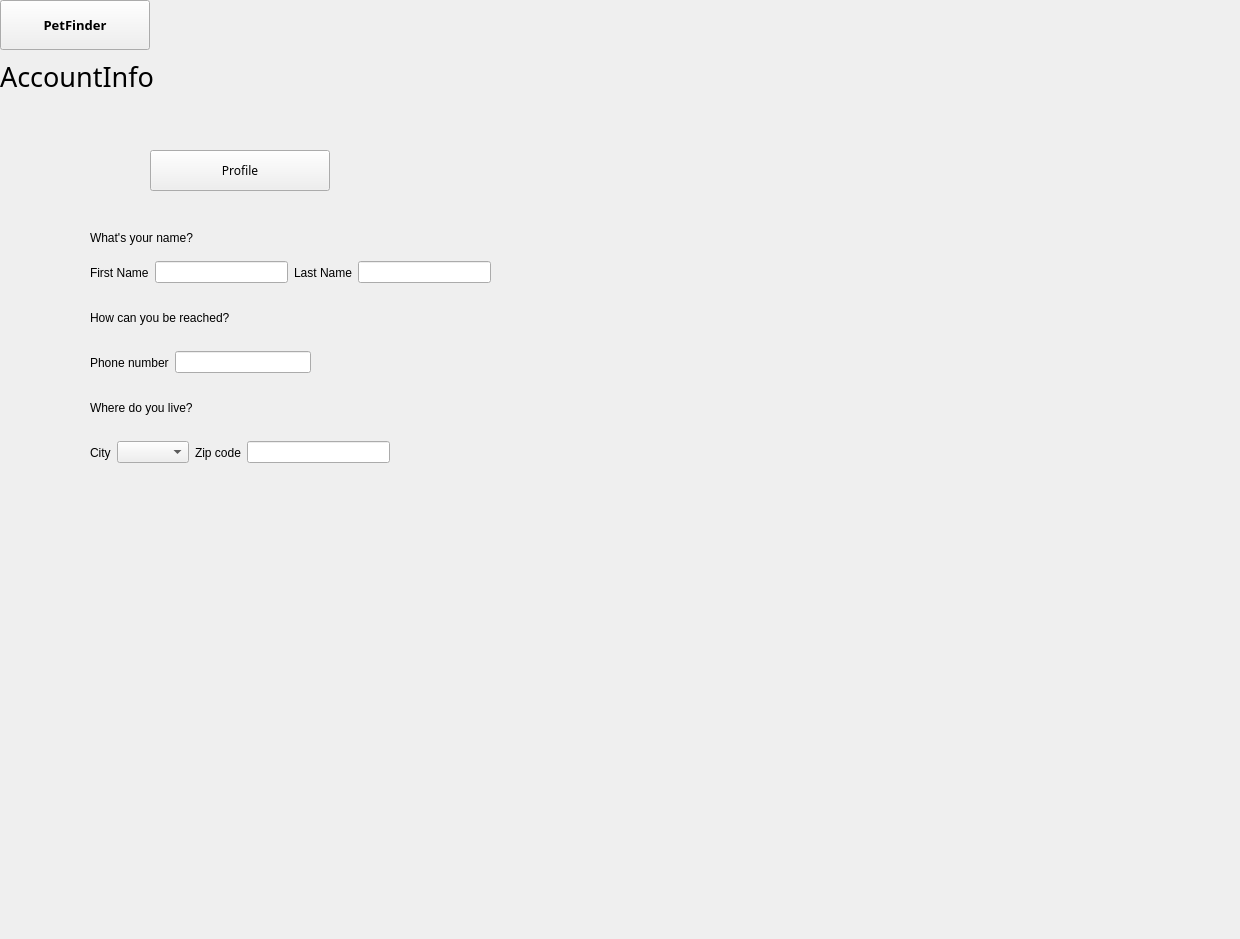
<?xml version="1.0" encoding="UTF-8"?>
<ui version="4.0">
 <class>AccountInfo</class>
 <widget class="QWidget" name="AccountInfo">
  <property name="geometry">
   <rect>
    <x>0</x>
    <y>0</y>
    <width>1240</width>
    <height>939</height>
   </rect>
  </property>
  <property name="windowTitle">
   <string>Form</string>
  </property>
  <widget class="QLabel" name="label_3">
   <property name="geometry">
    <rect>
     <x>90</x>
     <y>230</y>
     <width>161</width>
     <height>16</height>
    </rect>
   </property>
   <property name="text">
    <string>What's your name?</string>
   </property>
  </widget>
  <widget class="QLabel" name="label_4">
   <property name="geometry">
    <rect>
     <x>90</x>
     <y>310</y>
     <width>161</width>
     <height>16</height>
    </rect>
   </property>
   <property name="text">
    <string>How can you be reached?</string>
   </property>
  </widget>
  <widget class="QLabel" name="label_7">
   <property name="geometry">
    <rect>
     <x>90</x>
     <y>400</y>
     <width>141</width>
     <height>16</height>
    </rect>
   </property>
   <property name="text">
    <string>Where do you live?</string>
   </property>
  </widget>
  <widget class="QWidget" name="">
   <layout class="QHBoxLayout" name="horizontalLayout_13">
    <item>
     <layout class="QVBoxLayout" name="verticalLayout_5">
      <item>
       <layout class="QHBoxLayout" name="horizontalLayout_14">
        <item>
         <widget class="QToolButton" name="toolButton">
          <property name="minimumSize">
           <size>
            <width>150</width>
            <height>50</height>
           </size>
          </property>
          <property name="font">
           <font>
            <family>Adobe Gothic Std</family>
            <pointsize>10</pointsize>
            <weight>75</weight>
            <bold>true</bold>
           </font>
          </property>
          <property name="text">
           <string>PetFinder</string>
          </property>
          <property name="icon">
           <iconset resource="Resources.qrc">
            <normaloff>:/imgs/CommunityIcons_home.png</normaloff>:/imgs/CommunityIcons_home.png</iconset>
          </property>
          <property name="iconSize">
           <size>
            <width>50</width>
            <height>50</height>
           </size>
          </property>
          <property name="toolButtonStyle">
           <enum>Qt::ToolButtonTextBesideIcon</enum>
          </property>
         </widget>
        </item>
        <item>
         <spacer name="horizontalSpacer_10">
          <property name="orientation">
           <enum>Qt::Horizontal</enum>
          </property>
          <property name="sizeHint" stdset="0">
           <size>
            <width>40</width>
            <height>20</height>
           </size>
          </property>
         </spacer>
        </item>
       </layout>
      </item>
      <item>
       <widget class="QLabel" name="label_2">
        <property name="minimumSize">
         <size>
          <width>141</width>
          <height>41</height>
         </size>
        </property>
        <property name="font">
         <font>
          <family>Adobe Ming Std</family>
          <pointsize>20</pointsize>
          <weight>50</weight>
          <bold>false</bold>
         </font>
        </property>
        <property name="text">
         <string>AccountInfo</string>
        </property>
       </widget>
      </item>
     </layout>
    </item>
    <item>
     <spacer name="horizontalSpacer_11">
      <property name="orientation">
       <enum>Qt::Horizontal</enum>
      </property>
      <property name="sizeHint" stdset="0">
       <size>
        <width>40</width>
        <height>20</height>
       </size>
      </property>
     </spacer>
    </item>
    <item>
     <layout class="QVBoxLayout" name="verticalLayout_9"/>
    </item>
    <item>
     <spacer name="horizontalSpacer_12">
      <property name="orientation">
       <enum>Qt::Horizontal</enum>
      </property>
      <property name="sizeHint" stdset="0">
       <size>
        <width>40</width>
        <height>20</height>
       </size>
      </property>
     </spacer>
    </item>
   </layout>
  </widget>
  <widget class="QPushButton" name="pushButton_Home_2">
   <property name="geometry">
    <rect>
     <x>150</x>
     <y>150</y>
     <width>180</width>
     <height>41</height>
    </rect>
   </property>
   <property name="minimumSize">
    <size>
     <width>180</width>
     <height>0</height>
    </size>
   </property>
   <property name="font">
    <font>
     <family>Adobe Myungjo Std</family>
    </font>
   </property>
   <property name="text">
    <string>Profile</string>
   </property>
  </widget>
  <widget class="QLabel" name="labelIcon_home_2">
   <property name="geometry">
    <rect>
     <x>90</x>
     <y>150</y>
     <width>50</width>
     <height>50</height>
    </rect>
   </property>
   <property name="minimumSize">
    <size>
     <width>50</width>
     <height>50</height>
    </size>
   </property>
   <property name="maximumSize">
    <size>
     <width>50</width>
     <height>50</height>
    </size>
   </property>
   <property name="text">
    <string/>
   </property>
   <property name="pixmap">
    <pixmap resource="Resources.qrc">:/imgs/CommunityIcons_profile.png</pixmap>
   </property>
   <property name="scaledContents">
    <bool>true</bool>
   </property>
  </widget>
  <widget class="QWidget" name="">
   <property name="geometry">
    <rect>
     <x>90</x>
     <y>260</y>
     <width>401</width>
     <height>25</height>
    </rect>
   </property>
   <layout class="QHBoxLayout" name="horizontalLayout">
    <item>
     <widget class="QLabel" name="label">
      <property name="text">
       <string>First Name</string>
      </property>
     </widget>
    </item>
    <item>
     <widget class="QLineEdit" name="lineEdit"/>
    </item>
    <item>
     <widget class="QLabel" name="label_5">
      <property name="text">
       <string>Last Name</string>
      </property>
     </widget>
    </item>
    <item>
     <widget class="QLineEdit" name="lineEdit_2"/>
    </item>
   </layout>
  </widget>
  <widget class="QWidget" name="">
   <property name="geometry">
    <rect>
     <x>90</x>
     <y>350</y>
     <width>221</width>
     <height>25</height>
    </rect>
   </property>
   <layout class="QHBoxLayout" name="horizontalLayout_2">
    <item>
     <widget class="QLabel" name="label_6">
      <property name="text">
       <string>Phone number</string>
      </property>
     </widget>
    </item>
    <item>
     <widget class="QLineEdit" name="lineEdit_3"/>
    </item>
   </layout>
  </widget>
  <widget class="QWidget" name="">
   <property name="geometry">
    <rect>
     <x>90</x>
     <y>440</y>
     <width>300</width>
     <height>25</height>
    </rect>
   </property>
   <layout class="QHBoxLayout" name="horizontalLayout_3">
    <item>
     <widget class="QLabel" name="label_8">
      <property name="text">
       <string>City</string>
      </property>
     </widget>
    </item>
    <item>
     <widget class="QComboBox" name="comboBox"/>
    </item>
    <item>
     <widget class="QLabel" name="label_9">
      <property name="text">
       <string>Zip code</string>
      </property>
     </widget>
    </item>
    <item>
     <widget class="QLineEdit" name="lineEdit_4"/>
    </item>
   </layout>
  </widget>
 </widget>
 <resources>
  <include location="Resources.qrc"/>
 </resources>
 <connections/>
</ui>
